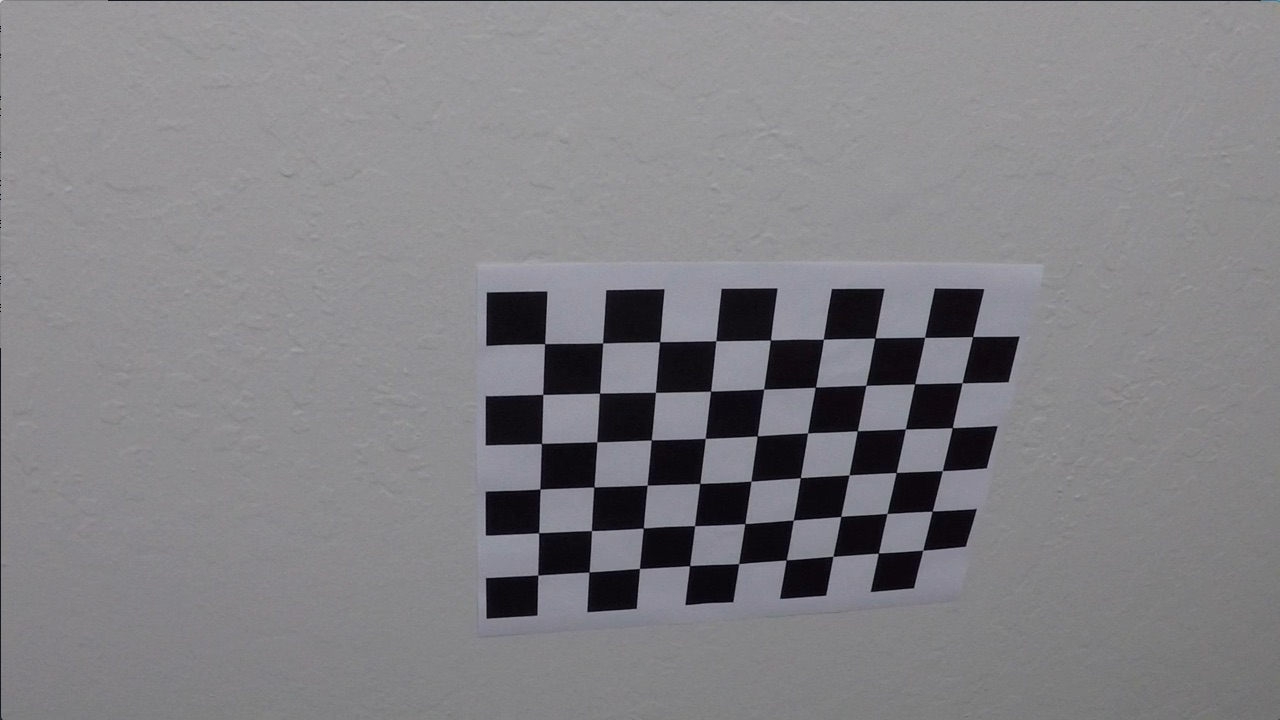
#> input picture camera_cal/calibration10.jpg, 1280 x 720 px; its folder holds only this picture in this run
$ jupyter execute --allow-errors AdvancedLane.ipynb   (shell and % lines are left out)   (older library calls are emulated)
#> lines starting #> are read from the running program, lines starting #| are printed output that depends on the picture; after the words box and inside, x2 and y2 are one past the last pixel; in counts of white or black regions, pixels touching at a corner belong together
[cell 1]
import numpy as np
import cv2
import glob
import matplotlib.pyplot as plt

[cell 2]
def CameraCalibrate_Distortion(Image):
    '''
    Doing camera calibraion without needing any inputs and doing image undistortion for
    the input image
    output: undistorted image
    '''

    #camera calibration:
    # prepare object points, like (0,0,0), (1,0,0), (2,0,0) ....,(6,5,0)
    objp = np.zeros((6*9,3), np.float32)
    objp[:,:2] = np.mgrid[0:9,0:6].T.reshape(-1,2)

    # Arrays to store object points and image points from all the images.
    objpoints = [] # 3d points in real world space
    imgpoints = [] # 2d points in image plane.

    # Make a list of calibration images
    images = glob.glob('camera_cal/calibration*.jpg')

    # Step through the list and search for chessboard corners
    for image in images:
        img = cv2.imread(image)
        gray = cv2.cvtColor(img,cv2.COLOR_BGR2GRAY)

        # Find the chessboard corners
        ret, corners = cv2.findChessboardCorners(gray, (9,6),None)

        # If found, add object points, image points
        if ret == True:
            objpoints.append(objp)
            imgpoints.append(corners)

    ret, mtx, dist, rvecs, tvecs = cv2.calibrateCamera(objpoints, imgpoints, gray.shape[::-1], None, None)

    #distortion
    #Image=cv2.cvtColor(Image, cv2.COLOR_BGR2RGB)
    dst=cv2.undistort(Image,mtx,dist,None,mtx)

    return dst


def plotter(image_1,image_2,title_1,title_2,image_name):
    '''
    a helper function used to show the outputs through the pipline steps
    '''
    f, (ax1, ax2) = plt.subplots(1, 2, figsize=(20, 10))
    ax1.set_title(title_1, fontsize=20)
    ax1.imshow(image_1,cmap='gray')
    ax2.set_title(title_2, fontsize=20)
    ax2.imshow(image_2,cmap='gray')

    output_path='output_images/'
    plt.savefig('{}/{}'.format(output_path,image_name))

[cell 3]
#Doing calibration and distortion
image=cv2.imread('camera_cal/calibration1.jpg')
#> (the rest of this cell did not finish here and is left out)

#> in CameraCalibrate_Distortion, img is the input picture: shape (720, 1280, 3); mean B, G, R 133.1, 129.4, 130.2
#> in CameraCalibrate_Distortion, `ret, corners = cv2.findChessboardCorners(gray, (9,6),None)`: ret = True; corners = 54 rows, first 8: [545.3, 343.1], [602.7, 342.8], [660.1, 341.3], [715.8, 340.7], [770.6, 340], [823.5, 339.2], [874.3, 338.5], [925.1, 337.4]
#> in CameraCalibrate_Distortion, `ret, mtx, dist, rvecs, tvecs = cv2.calibrateCamera(objpoints, imgpoint..`: ret = 0.68; mtx = [[1143.7, 0, 681.7], [0, 1109.2, 367.7], [0, 0, 1]]; dist = [[-0.515, 2.99, -0.00876, 0.00937, 1.41]]; rvecs = ([0.451, -0.252, 0.0361],); tvecs = ([-2.31, -0.422, 19.12],)
plotter(image,undistorted,'input image','Undistorted image','distortion')

img_d = cv2.imread('./test_images/test1.jpg')
img_d=cv2.cvtColor(img_d, cv2.COLOR_BGR2RGB)
img_und=CameraCalibrate_Distortion(img_d)
plotter(img_d,img_und,'input image','Undistorted image','distortion2')

[cell 4]
#Getting the Binary threshold image to detect lane lines
#Applying Sobel x,y->Sobel magnitude and direction ->HLS Color threshold->Combine Sobel and threshold.
'''
The output is Binary image
'''
def abs_sobel_thresh(img, orient):
    # Convert to grayscale
    gray = cv2.cvtColor(img, cv2.COLOR_RGB2GRAY)
    # Apply x or y gradient with the OpenCV Sobel() function
    # and take the absolute value
    kernel_size=3
    if orient == 'x':
        abs_sobel = np.absolute(cv2.Sobel(gray, cv2.CV_64F, 1, 0,kernel_size))
    if orient == 'y':
        abs_sobel = np.absolute(cv2.Sobel(gray, cv2.CV_64F, 0, 1,kernel_size))
    # Rescale back to 8 bit integer
    scaled_sobel = np.uint8(255*abs_sobel/np.max(abs_sobel))
    # Create a copy and apply the threshold
    binary_output = np.zeros_like(scaled_sobel)
    # Here I'm using inclusive (>=, <=) thresholds, but exclusive is ok too
    thresh_min=30
    thresh_max=100
    binary_output[(scaled_sobel >= thresh_min) & (scaled_sobel <= thresh_max)] = 1
    # Return the result
    return binary_output

def mag_dir_thresh(img):
    # Convert to grayscale
    gray = cv2.cvtColor(img, cv2.COLOR_RGB2GRAY)
    # Take both Sobel x and y gradients
    kernel_size=15
    sobelx = cv2.Sobel(gray, cv2.CV_64F, 1, 0,kernel_size)
    sobely = cv2.Sobel(gray, cv2.CV_64F, 0, 1,kernel_size)
    # Calculate the gradient magnitude
    gradmag = np.sqrt(sobelx**2 + sobely**2)
    # Rescale to 8 bit
    scale_factor = np.max(gradmag)/255
    gradmag = (gradmag/scale_factor).astype(np.uint8)
    # Create a binary image of ones where threshold is met, zeros otherwise
    mag_thresh_min=70
    mag_thresh_max=120
    binary_mag_output = np.zeros_like(gradmag)
    binary_mag_output[(gradmag >= mag_thresh_min) & (gradmag <= mag_thresh_max)] = 1
    # apply a threshold, and create a binary image result
    absgraddir = np.arctan2(np.absolute(sobely), np.absolute(sobelx))
    binary_dir_output =  np.zeros_like(absgraddir)
    dir_thresh_min=0.7
    dir_thresh_max=1.3  #mentioned in combining thresholds lesson
    binary_dir_output[(absgraddir >= dir_thresh_min) & (absgraddir <= dir_thresh_max)] = 1
    return binary_mag_output,binary_dir_output

def color_threshold(img):
    hls = cv2.cvtColor(img, cv2.COLOR_RGB2HLS)
    S = hls[:,:,2]
    thresh_s = (190,255)
    binary_s = np.zeros_like(S)
    binary_s[(S > thresh_s[0]) & (S <= thresh_s[1])] = 1
    H = hls[:,:,0]
    thresh_h = (15, 100)
    binary_h = np.zeros_like(H)
    binary_h[(H > thresh_h[0]) & (H <= thresh_h[1])] = 1

    return binary_s,binary_h

def combined_threshold(sobelx,sobely,magnitude,direction,Schannel,Hchannel):
    Binary_image = np.zeros_like(direction)
    Binary_image[((sobelx == 1) & (sobely == 1)) | ((magnitude == 1) & (direction == 1)) |((Schannel == 1) & (Hchannel == 1))] = 1
    return Binary_image

[cell 5]
img = cv2.imread('./test_images/test1.jpg')
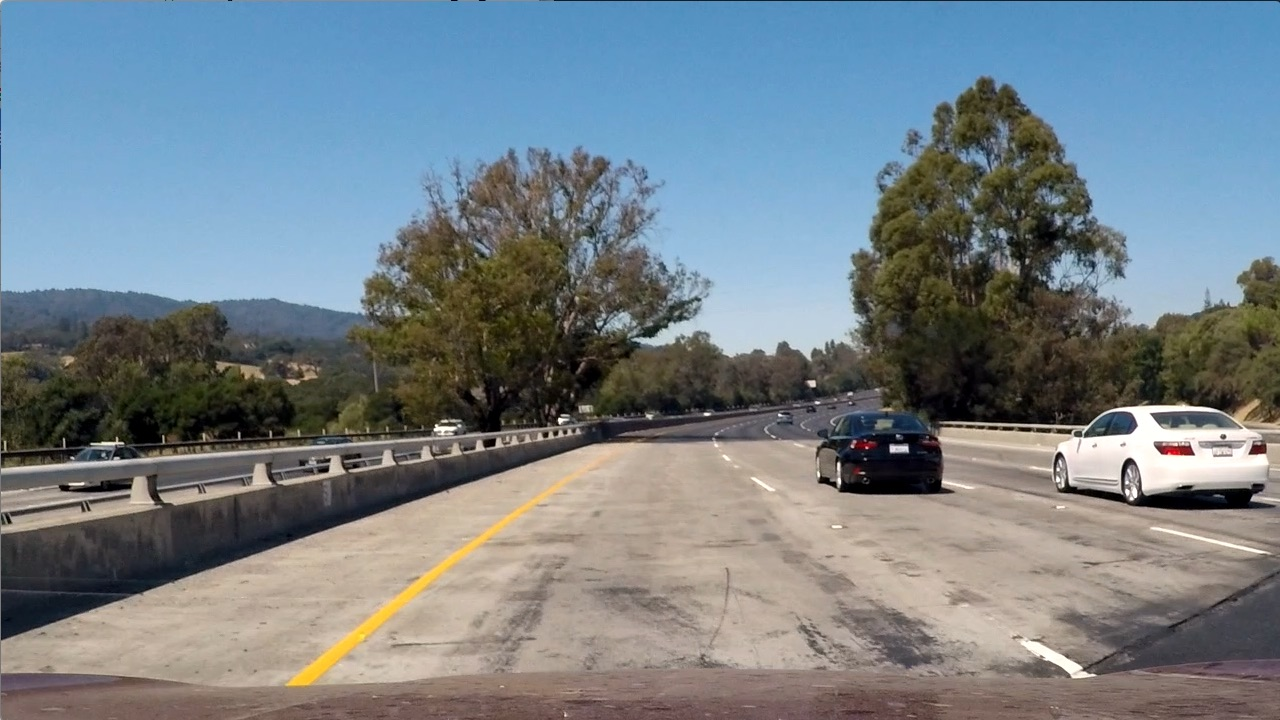
#> input picture test_images/test1.jpg, 1280 x 720 px
#> img is the input picture: shape (720, 1280, 3); mean B, G, R 135.5, 128.7, 117.5
img=cv2.cvtColor(img, cv2.COLOR_BGR2RGB)

img_undistorted=CameraCalibrate_Distortion(img)                            ##img

sobel_x=abs_sobel_thresh(img_undistorted,orient='x')
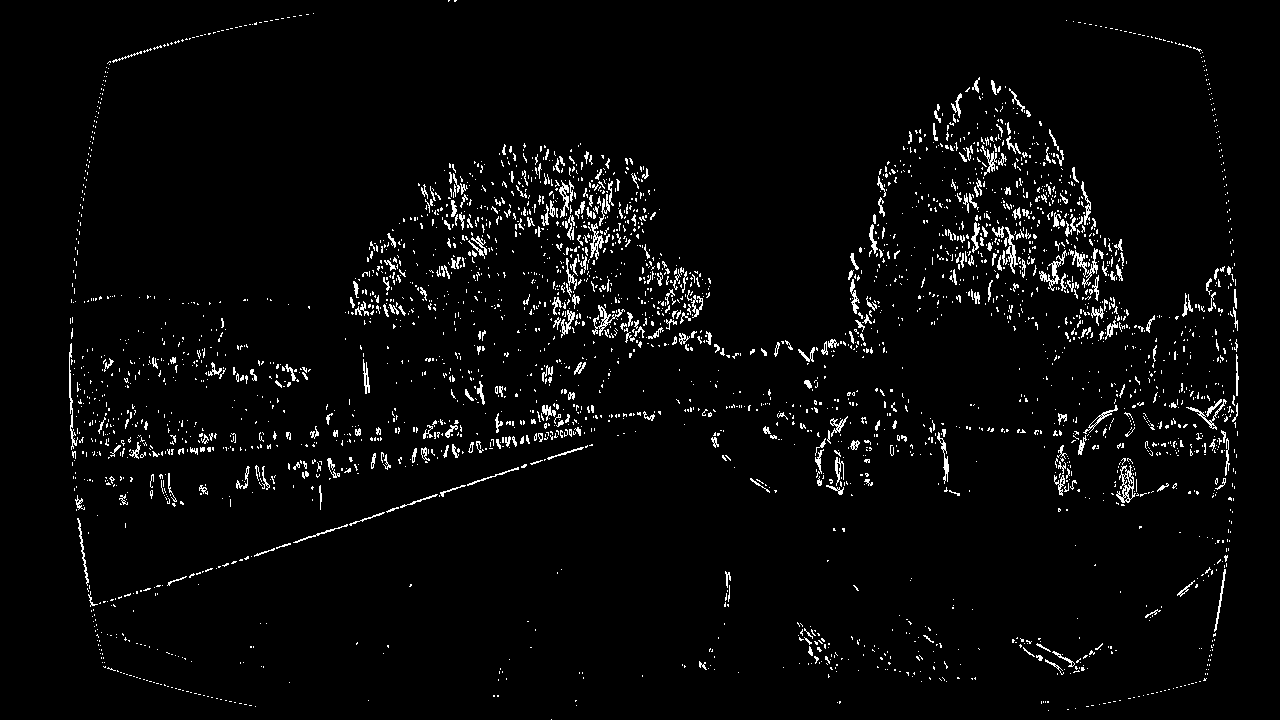
#> sobel_x: shape (720, 1280); values 0 (black) and 1 (white), 3.4% white in thin lines or dots
sobel_y=abs_sobel_thresh(img_undistorted,orient='y')
#> sobel_y: shape (720, 1280); values 0 (black) and 1 (white), 5% white in thin lines or dots

magnitude,direction=mag_dir_thresh(img_undistorted)
#> in mag_dir_thresh, `gradmag = np.sqrt(sobelx**2 + sobely**2)`:
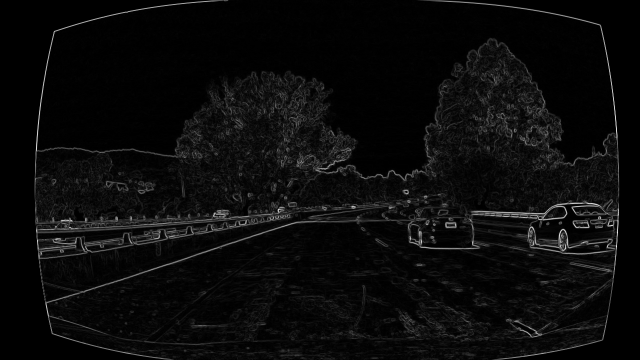
#> gradmag: shape (720, 1280) float64 (shown at 1/2 size); min 0, max 831, mean 36.6; drawn with min black and max white
#> in mag_dir_thresh, `scale_factor = np.max(gradmag)/255`: scale_factor = 3.26
#> magnitude: shape (720, 1280); values 0 (black) and 1 (white), 1.8% white in thin lines or dots
#> direction: shape (720, 1280) float64; values 0 (black) and 1 (white), 33.5% white in thin lines or dots

binary_s,binary_h=color_threshold(img_undistorted)
#> binary_s: shape (720, 1280); values 0 (black) and 1 (white), 1.3% white; 520 white regions (464 under 20 px), largest, box (x1, y1, x2, y2) and area: (1082, 406, 1228, 489) 3212, (292, 482, 563, 684) 2978, (866, 479, 925, 496) 525
#> binary_h: shape (720, 1280); values 0 (black) and 1 (white), 22.9% white; 806 white regions (622 under 20 px), largest, box (x1, y1, x2, y2) and area: (70, 79, 1238, 474) 161593, (271, 451, 591, 690) 21227, (179, 617, 259, 669) 2024

Binary=combined_threshold(sobel_x,sobel_y,magnitude,direction,binary_s,binary_h) ###important:combined
#> Binary: shape (720, 1280) float64; values 0 (black) and 1 (white), 1.8% white; 3207 white regions (3152 under 20 px), largest, box (x1, y1, x2, y2) and area: (292, 482, 563, 684) 2982, (1085, 408, 1229, 474) 2310, (1020, 640, 1073, 671) 484

plotter(sobel_x,sobel_y,'sobel x','sobel y','sobel gradient')
plotter(magnitude,direction,'magnitude','gradient','sobel magnitude and gradient')
plotter(binary_s,binary_h,'binary s','binary h','color threshold')
plotter(img_undistorted,Binary,'image','Binary image','lane detection')

[cell 6]
#Doing Perspective Transform : choosing four points manually to choose source and destination points.
plt.figure(figsize = (25,50))
plt.imshow(img_undistorted)
points=[[588,470], [245,719], [1142, 719],[734,470]]
for point in points:
    plt.plot(point[0],point[1],'or')
points.append(points[0])
x,y=zip(*points)    #make 2 lists trick
plt.plot(x,y,'r',linewidth=3)
print('The image size is {},{}'.format(img.shape[0],img.shape[1]))
#| The image size is 720,1280

[cell 7]
def warp(img):
    img_size=(img.shape[1],img.shape[0])
    #four source coordinates
    src = np.float32([[588,470], [245,719], [1142, 719],[734,470]])
    #four distance coordinates
    dst = np.float32([[320,0], [320,720], [960, 720],[960,0]])
    #compute the perspective transform,M:
    M=cv2.getPerspectiveTransform(src,dst)
    #compute the inverse
    Minv=cv2.getPerspectiveTransform(dst,src)
    #create warped image uses linear interpolation
    warped=cv2.warpPerspective(img,M,img_size,flags=cv2.INTER_LINEAR)
    return warped,Minv

[cell 8]
warped_undistorted,Minv=warp(img_undistorted)
#> in warp, `warped=cv2.warpPerspective(img,M,img_size,flags=cv2.INTER_LINEAR)`:
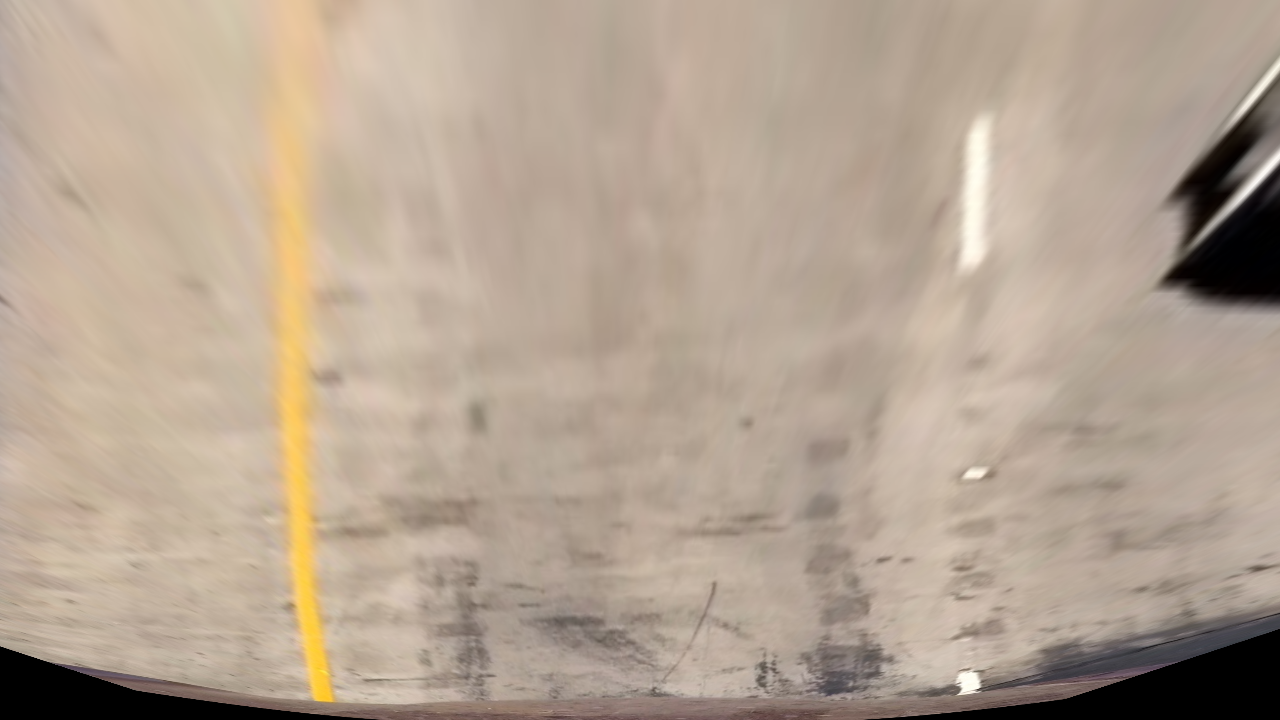
#> warped: shape (720, 1280, 3); mean R, G, B 180.1, 163.2, 146.4
#> Minv = [[0.228, -0.761, 515], [2.37e-16, -0.49, 470], [6.8e-19, -0.00116, 1]]
warped_Binary,Minv=warp(Binary) #important
#> (the rest of the program and of its run is left out)
